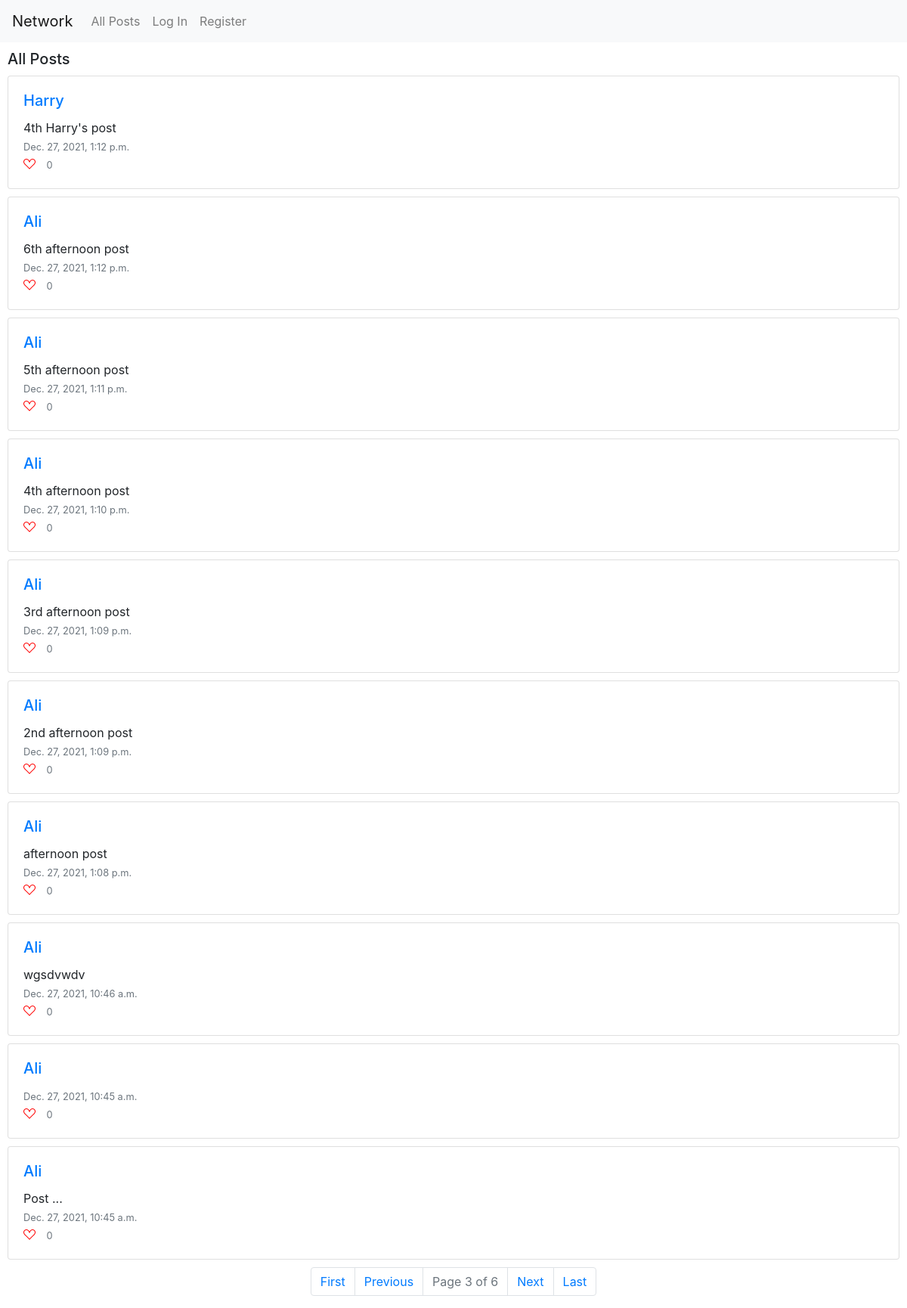
/?page=3, run on the app's committed database.
### network/models.py (models this page shows, shortened)
class Post(models.Model):
    poster = ForeignKey(User, on_delete=models.CASCADE, related_name="posts")
    content = TextField(blank=True)
    timestamp = models.DateTimeField(auto_now_add=True)
    likes = ManyToManyField(User, blank=True, related_name="liked_posts")
    def NumberLikes(self):
        return self.likes.count()

class User(AbstractUser):
    def __str__(self):
        return f"{self.username}"

### network/views.py (the view)
# urls.py: path("", views.index, name="index"),
def index(request):
    all_posts = Post.objects.all()
    all_posts = all_posts.order_by("-timestamp").all()
    paginator = Paginator(all_posts, 10)
    if request.GET.get('page'):
        page_number = request.GET.get('page')
    else:
        page_number = 1
    page_obj = paginator.get_page(page_number)
    return render(request, 'network/index.html', {
        'page_obj': page_obj,
        "form": PostForm()
    })

### network/templates/network/index.html (shortened to what this page needs)
{% extends "network/layout.html" %}
{% load static %}
{% block body %}
    <div id="session_name">
        <h5>All Posts</h5>
    </div>
    {% include "./display_posts.html" %}
{% endblock %}

### network/templates/network/display_posts.html (shortened to what this page needs)
{% if page_obj %}
    <div id="session_posts">
        {% for post in page_obj %}
            <div class="card">
                <div class="card-body" data-post_id = {{post.id}}>
                    <h5 class="card-title"> <a href="{% url 'user_page' post.poster %}">{{post.poster}}</a> </h5>
                    <div id="content">
                        <p class="card-text" id="post_content"> {{ post.content }}</p>
                    </div>
                    <p class="card-text"> <small class="text-muted">{{post.timestamp}}</small></p>
                    {% if user.is_authenticated%}
                        {% if user in post.set_liked_by %}
                            <i class="bi bi-suit-heart-fill" id="like_button"></i>
                        {% else %}
                            <i class="bi bi-suit-heart" id="like_button"></i>
                        {% endif%}
                    {% else %}
                        <i class="bi bi-suit-heart" id="like_button_disabled"> </i>
                    {% endif %}
                    <small class="text-muted" id="likes_number"> {{ post.NumberLikes }} </small>
                </div>
            </div>
        {% endfor %}
    </div>
    <nav aria-label="Page navigation example">
    <ul class="pagination justify-content-center">
        {% if page_obj.has_previous %}
            <li class="page-item"><a class="page-link" href="?page=1">First</a></li>
            <li class="page-item"><a class="page-link" href="?page={{ page_obj.previous_page_number }}">Previous</a></li>
        {% else %}
            <li class="page-item disabled"><a class="page-link" href="?page=1">First</a></li>
            <li class="page-item disabled"><a class="page-link" href="#">Previous</a></li>
        {% endif %}
        <li class="page-item disabled"><a class="page-link" href="#">Page {{ page_obj.number }} of {{ page_obj.paginator.num_pages }}</a></li>
        {% if page_obj.has_next %}
            <li class="page-item"><a class="page-link" href="?page={{ page_obj.next_page_number }}">Next</a></li>
            <li class="page-item"><a class="page-link" href="?page={{ page_obj.paginator.num_pages }}">Last</a></li>
        {% else %}
        <li class="page-item disabled"><a class="page-link" href="#">Next</a></li>
        <li class="page-item disabled"><a class="page-link" href="?page={{ page_obj.paginator.num_pages }}">Last</a></li>
        {% endif %}
    </ul>
    </nav>
{% endif %}

### network/static/network/styles.css (style rules this page uses)
.card { margin: 10px; }
.card-text { margin-bottom: 0px; }
.bi { color: red; width: 1em; }
#likes_number { margin-left: 10px; }
#session_name { margin: 10px; }

### data on the page
Post: poster "Harry", content "4th Harry's post", timestamp "Dec. 27, 2021, 1:12 p.m.", NumberLikes "0"
Post: poster "Ali", content "6th afternoon post", timestamp "Dec. 27, 2021, 1:12 p.m.", NumberLikes "0"
Post: poster "Ali", content "5th afternoon post", timestamp "Dec. 27, 2021, 1:11 p.m.", NumberLikes "0"
Post: poster "Ali", content "4th afternoon post", timestamp "Dec. 27, 2021, 1:10 p.m.", NumberLikes "0"
Post: poster "Ali", content "3rd afternoon post", timestamp "Dec. 27, 2021, 1:09 p.m.", NumberLikes "0"
Post: poster "Ali", content "2nd afternoon post", timestamp "Dec. 27, 2021, 1:09 p.m.", NumberLikes "0"
Post: poster "Ali", content "afternoon post", timestamp "Dec. 27, 2021, 1:08 p.m.", NumberLikes "0"
Post: poster "Ali", content "wgsdvwdv", timestamp "Dec. 27, 2021, 10:46 a.m.", NumberLikes "0"
Post: poster "Ali", timestamp "Dec. 27, 2021, 10:45 a.m.", NumberLikes "0"
Post: poster "Ali", content "Post ...", timestamp "Dec. 27, 2021, 10:45 a.m.", NumberLikes "0"

### other printed values
{{ page_obj.number }} "3"
{{ page_obj.paginator.num_pages }} "6"
